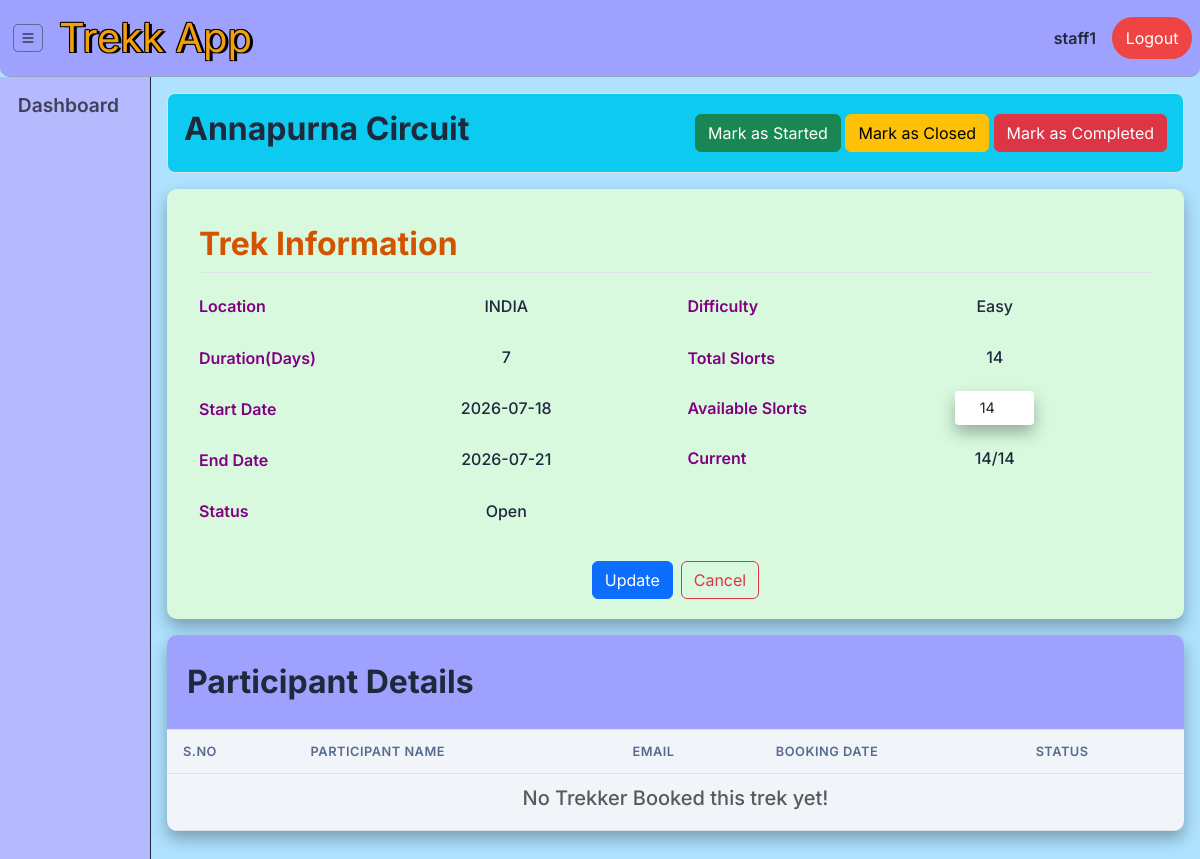
/staff/trek/4 (signed in), run on the app's committed database.
### models.py (models this page shows, shortened)
class TREKK(db.Model): # trek table(entity)
    __tablename__ = 'trek'
    trek_id = db.Column(db.Integer,primary_key=True)
    name = db.Column(db.String(150), nullable=False)
    difficulty = db.Column(db.String(50), nullable=False) # easy , moderate or hard
    duration = db.Column(db.String(50), nullable=False) # '2 days' or '5 days'
    location = db.Column(db.String(40),nullable=False)
    total_slots = db.Column(db.Integer, nullable=False)
    avl_slots = db.Column(db.Integer, nullable=False)
    assigned_staff_id = db.Column(db.Integer, db.ForeignKey("user.user_id"))
    description = db.Column(db.Text, nullable=True)
    price = db.Column(db.Float, nullable=False) # 2000.50, 2500.40
    status = db.Column(db.String(50), nullable=False,default="Pending" )  # Pending, Approved, Closed, & Open
    start_date = db.Column(db.Date, nullable=False)
    end_date = db.Column(db.Date, nullable=False)
    date_of_create = db.Column(db.DateTime, default=datetime.utcnow)
    booked_treks = db.relationship("BOOKING", backref="trek", lazy=True)

### routes/staff_route.py (the view, shortened to what this page needs)
@staff_bp.route("/trek/<int:t_id>", methods=['GET','POST'])
@role_validator('staff')
def assigned_trek_details(t_id):
    trek = TREKK.query.filter_by(assigned_staff_id=session['user_id'], trek_id=t_id).first()
    if not trek:
        flash("Trek not Found / Not Assigned to Staff !", "danger")
        return redirect(url_for('staff.staff_dashboard'))
    return render_template("staff/trek_details.html", trek=trek)

### routes/staff_route.py (called while the page is built)
def login_validator(func):
    @wraps(func)
    def decorated(*a, **kw):
        if 'user_id' not in session:
            flash("Please Log in to your Account First!", "warning")
            return redirect(url_for('auth.main'))
        return func(*a, **kw)
    return decorated

def role_validator(*roles):
    def wrapper(func):
        @wraps(func)
        @login_validator
        def decorated(*a, **kw):
            if session.get('role') not in roles:
                flash("Invalid User! Access Forbiden.", "danger")
                return redirect(url_for('auth.main'))
            return func(*a, **kw)
        return decorated
    return wrapper

### templates/staff/trek_details.html (shortened to what this page needs)
{% extends "base.html" %}
{% block content %}
<div class="border rounded-3 bg-info p-3 mb-3  d-flex align-items-center justify-content-between">
    <h2 class="fs-2 fw-bold">{{ trek.name }}</h2>
    <form action="{{ url_for('staff.assigned_trek_details' , t_id=trek.trek_id ) }}" method="POST">
            <button type="submit" name="status" value="Open" class="btn btn-success">Mark as Started</button>
            <button type="submit" name="status" value="Closed" class="btn btn-warning">Mark as Closed</button>
            <button type="submit" name="status" value="Completed" class="btn btn-danger">Mark as Completed</button>
         </form>
</div>
<div class="form-panel pb-1 mb-3">
    <div class="py-1 border-bottom d-flex align-items-center justify-content-between">
         <h2 class="mb-1 fs-2 fw-bold" style="color: var(--accent-pale)"> Trek Information</h2>
    </div>
    <form action="{{ url_for('staff.assigned_trek_details' , t_id=trek.trek_id) }}" method="POST">
        <div class="row py-3">
            <div class="col-lg-6">
                <div class="form-group">
                    <label for="tname">Location</label>
                    <h6>{{ trek.location }}</h6>
                </div>
                 <div  class="form-group">
                    <label for="duration">Duration(Days)</label>
                    <h6>{{ trek.duration }}</h6>
                </div>
                <div class="form-group">
                    <label for="start_date">Start Date</label>
                    <h6>{{ trek.start_date }}</h6>
                </div>
                <div class="form-group">
                    <label for="end_date">End Date</label>
                     <h6>{{ trek.end_date }}</h6>
                </div>
                <div class="form-group">
                    <label for="status">Status</label>
                    <h6>{{ trek.status }}</h6>
                </div>
            </div>
            <div class="col-lg-6">
                <div class="form-group" >
                    <label for="difficulty">Difficulty</label>
                    <h6>{{ trek.difficulty }}</h6>
                </div>
                <div  class="form-group">
                    <label for="total_slots">Total Slorts</label>
                    <h6>{{ trek.total_slots }}</h6>
                </div>
                <div class="form-group">
                    <label for="avl_slots">Available Slorts</label>
                    <input type="number" class="form-control w-25 m-auto text-center" name="avl_slots" id="avl_slots"  value="{{ trek.avl_slots }}" min="0" required>
                </div>
                <div class="form-group ">
                    <label for="curr_slots">Current</label>
                    <h6>{{ trek.avl_slots }}/{{ trek.total_slots }}</h6>
                </div>
            </div>
        </div>
        <div class="d-flex justify-content-center gap-2 mb-3">
            <button type="submit" class="btn btn-primary w-auto ">Update</button>
            <a href="{{ url_for('staff.staff_dashboard' ) }}" class="btn btn-outline-danger w-auto ">Cancel</a>
        </div>
    </form>
</div>
<div class="table-panel">
    <div  class="p-3 border-bottom d-flex justify-content-between align-items-center mt-2" >
        <h2 class="fs-2 fw-bold p-1">Participant Details</h2>
    </div>
    <table class="table">
        <thead >
            <tr>
                <th>S.No</th><th>Participant Name</th><th>Email</th><th>Booking Date</th><th>Status</th>
            </tr>
        </thead>
        <tbody>
            {% for booking in bookings %}
            <tr>
                <td>{{ loop.index }}</td>
                <td>{{ booking.user.name }}</td>
                <td>{{ booking.user.email }}</td>
                <td>{{ booking.booking_date.strftime('%Y-%m-%d') }}</td>
                <td>{{ booking.status }}</td>
            </tr>
            {% else %}
            <tr><td colspan="5" class="text-muted text-center"><h5>No Trekker Booked this trek yet!</h5></td></tr>
            {% endfor %}
        </tbody>
    </table>
</div>
{% endblock %}

### static/css/style.css (style rules this page uses)
:root { --primary: #B5BAFF; --primary-dark: #9FA1FF; --primary-light: #AEE2FF; --btn-primary:#0800ff; --danger-light: #fca5a5; --accent: #D9F9DF; --accent-pale:#d35400; --dark: #576A8F; --gray-50: #f8fafc; --gray-100: #f1f5f9; --gray-200: #e2e8f0; --gray-400: #94a3b8; --gray-600: #64748b; --gray-800: #1e293b; --danger: #ef4444; --success: #22c55e; --warning: #f59e0b; --radius: 10px; --shadow: 0 1px 3px rgba(0,0,0,.08); --text-shadow: -1px -1px 0 #000, 1px -1px 0 #000, -1px 1px 0 #000, 3px 1px 0 #000; }
* { box-sizing: border-box; }
body { font-family: 'Inter', sans-serif; background: var(--primary-light); color: var(--gray-800); padding: 0; margin: 0; min-height: 100vh; }
.table-panel { background: var(--primary-dark); border: transparent; width: 100%;border-radius: var(--radius);overflow: hidden;box-shadow: 0px 8px 16px 0px rgba(0,0,0,0.3); }
.table-panel .table { margin-bottom: 0; }
.table-panel .table thead th { background: var(--gray-100);font-weight: 600;font-size: .8rem;text-transform: uppercase;letter-spacing: .5px;color: var(--dark);padding: .75rem 1rem; }
.table-panel .table td { padding: .75rem 1rem; vertical-align: middle; font-size: .9rem; background: var(--gray-100); }
.form-panel { background: var(--accent); border: transparent; border-radius: var(--radius); padding: 2rem; box-shadow: 0px 8px 16px 0px rgba(0,0,0,0.3); }
.form-panel input, .form-panel select, .form-panel textarea { border-radius: 6px;border: transparent; padding: .5rem .75rem; font-size: 0.9rem; box-shadow: 0px 8px 16px 0px rgba(0,0,0,0.3); }
.form-panel label { font-weight: 600; font-size: 1rem; color:purple; }
.form-group { display: grid; grid-template-columns: 130px 1fr; gap: 20px; margin-bottom: 1rem; align-items: center; }
.form-group h6 { text-align: center; margin-top: 0.5rem; }
.form-group input,.form-group select, .form-group textarea { width: 100%; padding: 6px 10px; border: transparent; border-radius: 4px; box-shadow: 0px 8px 16px 0px rgba(0,0,0,0.3) ; }

### data on the page
TREKK: name "Annapurna Circuit", location "INDIA", duration "7", start_date "2026-07-18", end_date "2026-07-21", status "Open", difficulty "Easy", total_slots "14", avl_slots "14"

### other printed values
{{ session.get('username','') }} "staff1"
